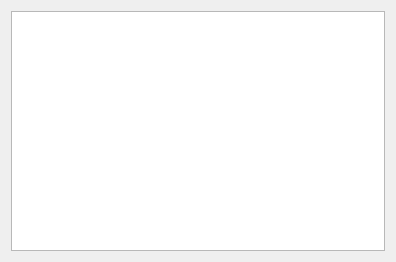
<?xml version="1.0" encoding="UTF-8"?>
<ui version="4.0">
 <class>environch</class>
 <widget class="QWidget" name="environch">
  <property name="windowModality">
   <enum>Qt::ApplicationModal</enum>
  </property>
  <property name="geometry">
   <rect>
    <x>0</x>
    <y>0</y>
    <width>396</width>
    <height>262</height>
   </rect>
  </property>
  <property name="font">
   <font>
    <family>Microsoft YaHei UI</family>
   </font>
  </property>
  <property name="windowTitle">
   <string>选择 Python 环境</string>
  </property>
  <layout class="QVBoxLayout" name="verticalLayout">
   <item>
    <widget class="QListWidget" name="lw_env_list"/>
   </item>
  </layout>
 </widget>
 <resources/>
 <connections/>
</ui>
